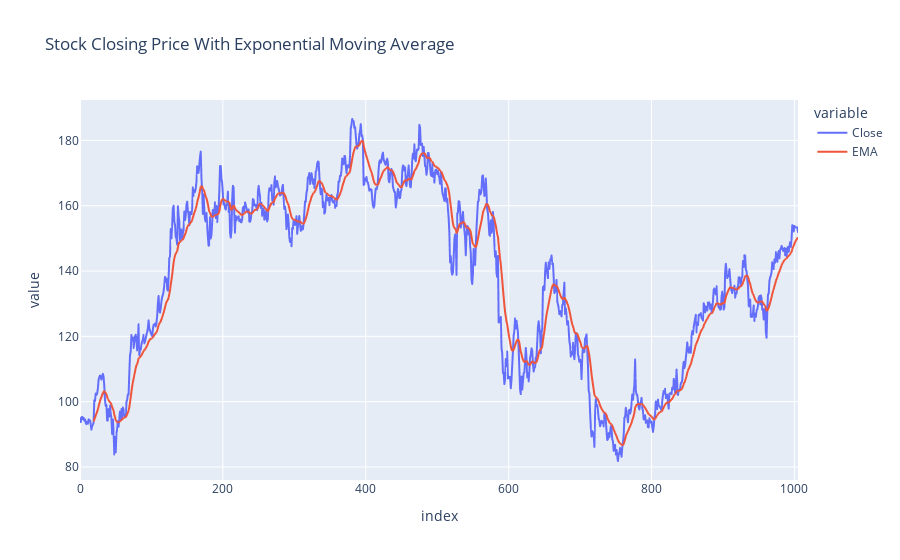

Notebook code for this chart:
### Code cell
analyzer.plot_ema(technical_indicator)

### Figure 1 — Plotly figure (JSON) as saved in the notebook; plotly's stock layout.template omitted (floating-point values rounded to 4 significant figures; data arrays with more than 128 entries replaced by an {"elided": "..."} marker saying what was removed)
{"data": [{"hovertemplate": "variable=Close<br>index=%{x}<br>value=%{y}<extra></extra>", "legendgroup": "Close", "line": {"color": "#636efa", "dash": "solid"}, "marker": {"symbol": "circle"}, "mode": "lines", "name": "Close", "showlegend": true, "type": "scattergl", "x": {"elided": "1006 int values"}, "xaxis": "x", "y": {"elided": "1006 float values"}, "yaxis": "y"}, {"hovertemplate": "variable=EMA<br>index=%{x}<br>value=%{y}<extra></extra>", "legendgroup": "EMA", "line": {"color": "#EF553B", "dash": "solid"}, "marker": {"symbol": "circle"}, "mode": "lines", "name": "EMA", "showlegend": true, "type": "scattergl", "x": {"elided": "1006 int values"}, "xaxis": "x", "y": {"elided": "1006 float values"}, "yaxis": "y"}], "layout": {"legend": {"title": {"text": "variable"}, "tracegroupgap": 0}, "title": {"text": "Stock Closing Price With Exponential Moving Average"}, "xaxis": {"anchor": "y", "domain": [0, 1], "title": {"text": "index"}}, "yaxis": {"anchor": "x", "domain": [0, 1], "title": {"text": "value"}}}}
